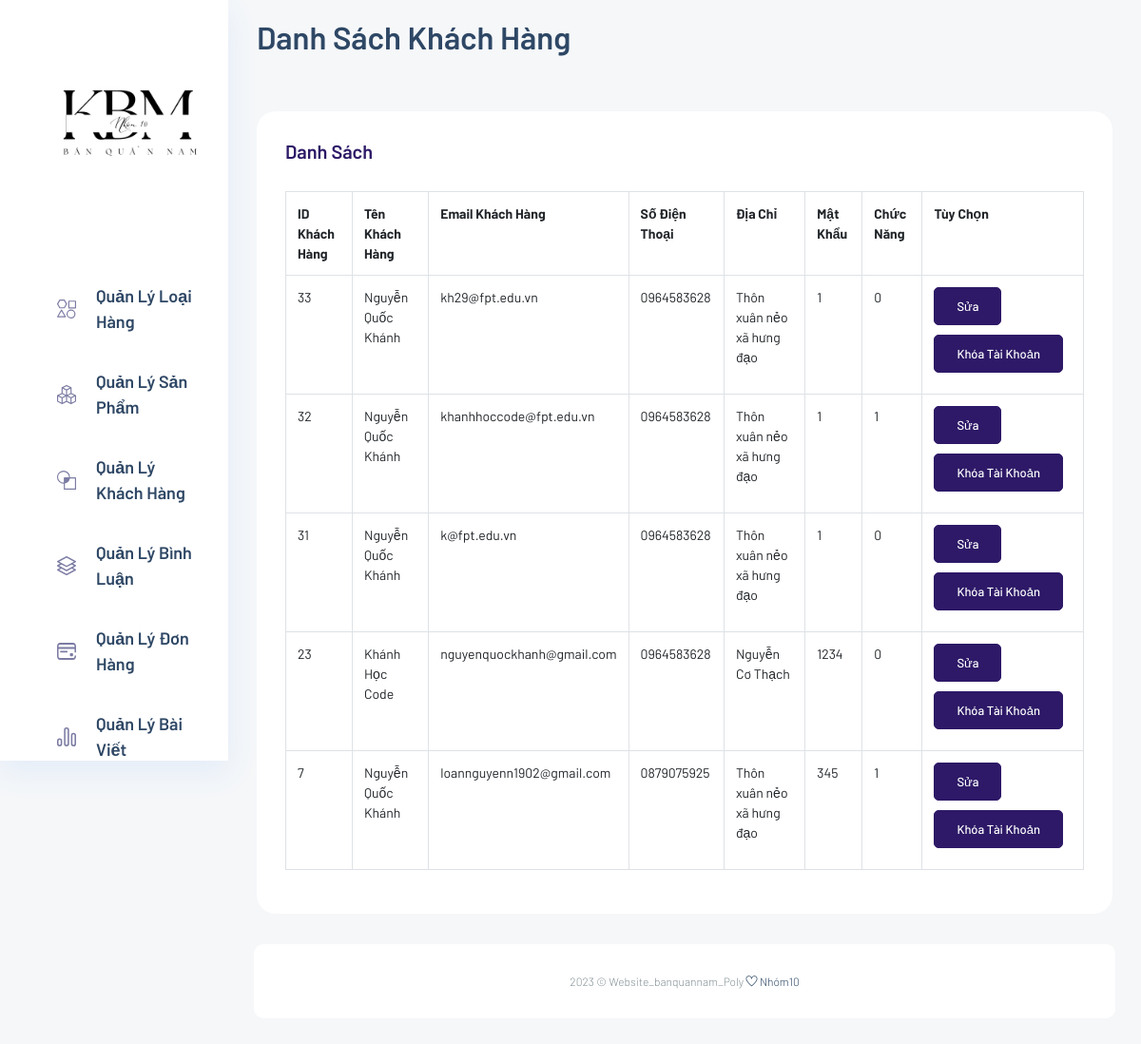
The app's page /TrangAdmin/admin/index.php?act=listtk with its own data.
### tables this page shows
CREATE TABLE `users` (
  `id_user` int(11) NOT NULL,
  `name_user` varchar(200) NOT NULL,
  `email` varchar(200) NOT NULL,
  `phone` varchar(200) NOT NULL,
  `address` varchar(200) NOT NULL,
  `password` varchar(200) NOT NULL,
  `role_user` tinyint(1) NOT NULL,
  `softdlt_user` tinyint(1) NOT NULL DEFAULT 0
);

### model/pdo.php (called while the page is built, shortened)
<?php
function pdo_get_connection()
{
    $servername = "localhost";
    $username = "root";
    $password = "";
    try {
        $conn = new PDO("mysql:host=$servername;dbname=db_duanmot", $username, $password);
        $conn->setAttribute(PDO::ATTR_ERRMODE, PDO::ERRMODE_EXCEPTION);
        return $conn;
    } catch (PDOException $e) {
        echo "Connection failed: " . $e->getMessage();
    }
}
function pdo_query($sql)
{
    $sql_args = array_slice(func_get_args(), 1);
    try {
        $conn = pdo_get_connection();
        $stmt = $conn->prepare($sql);
        $stmt->execute($sql_args);
        $rows = $stmt->fetchAll();
        return $rows;
    } catch (PDOException $e) {
        throw $e;
    } finally {
        unset($conn);
    }
}

### model/users.php (called while the page is built, shortened)
<?php
function loadall_users()
{
    $sql = "SELECT * FROM users WHERE softdlt_user = 0 ORDER BY id_user desc";
    $list_users = pdo_query($sql);
    return $list_users;
}
?>

### TrangAdmin/admin/khachhang/list.php (the view, shortened to what this page needs)
<section class="main_content dashboard_part">
    <div class="main_content_iner ">
        <div class="container-fluid p-0">
            <div class="row justify-content-center">
                <div class="col-12">
                    <div class="dashboard_header mb_50">
                        <div class="row">
                            <div class="col-lg-6">
                                <div class="dashboard_header_title">
                                    <h3>Danh Sách Khách Hàng</h3>
                                </div>
                            </div>
                        </div>
                    </div>
                </div>
                <div class="col-lg-12">
                    <div class="white_box mb_30">
                        <div class="box_header ">
                            <div class="main-title">
                                <h3 class="mb-0">Danh Sách</h3>
                            </div>
                        </div>
                        <table class="table table-bordered">
                            <thead>
                                <tr>
                                    <th scope="col">ID Khách Hàng </th>
                                    <th scope="col">Tên Khách Hàng</th>
                                    <th scope="col">Email Khách Hàng</th>
                                    <th scope="col">Số Điện Thoại</th>
                                    <th scope="col">Địa Chỉ</th>
                                    <th scope="col">Mật Khẩu</th>
                                    <th scope="col">Chức Năng</th>
                                    <th scope="col">Tùy Chọn</th>
                                </tr>
                            </thead>
                            <tbody>
                                <?php
                                foreach ($list_users as $user) {
                                    extract($user);
                                    $suauser = "index.php?act=suataikhoan&id_user=" . $id_user;
                                    $khoauser = "index.php?act=khoataikhoan&id_user=" . $id_user;
                                    echo '
                                    <tr>
                                        <td>' . $id_user . ' </td>
                                        <td>' . $name_user . ' </td>
                                        <td>' . $email . ' </td>
                                        <td>' . $phone . ' </td>
                                        <td>' . $address . ' </td>
                                        <td>' . $password . ' </td>
                                        <td>' . $role_user . ' </td>
                                        <td>
                                                <div class="add_button mb_10">
                                                    <a href="' . $suauser . '"> <input type="button" class="btn_1 mb_10" value="Sửa"></a>
                                                    <a href="' . $khoauser . '"> <input type="button" class="btn_1" value="Khóa Tài Khoản"></a>
                                                </div>
                                            </td>
                                    </tr>
                                    ';
                                }
                                ?>
                            </tbody>
                        </table>
                    </div>
                </div>
            </div>
        </div>

### records on screen
users: id_user "33", name_user "Nguyễn Quốc Khánh", email "kh29@fpt.edu.vn", phone "0964583628", address "Thôn xuân nẻo xã hưng đạo", password "1", role_user "0"
users: id_user "32", name_user "Nguyễn Quốc Khánh", email "khanhhoccode@fpt.edu.vn", phone "0964583628", address "Thôn xuân nẻo xã hưng đạo", password "1", role_user "1"
users: id_user "31", name_user "Nguyễn Quốc Khánh", email "k@fpt.edu.vn", phone "0964583628", address "Thôn xuân nẻo xã hưng đạo", password "1", role_user "0"
users: id_user "23", name_user "Khánh Học Code", email "nguyenquockhanh@gmail.com", phone "0964583628", address "Nguyễn Cơ Thạch", password "1234", role_user "0"
users: id_user "7", name_user "Nguyễn Quốc Khánh", email "loannguyenn1902@gmail.com", phone "0879075925", address "Thôn xuân nẻo xã hưng đạo", password "345", role_user "1"
